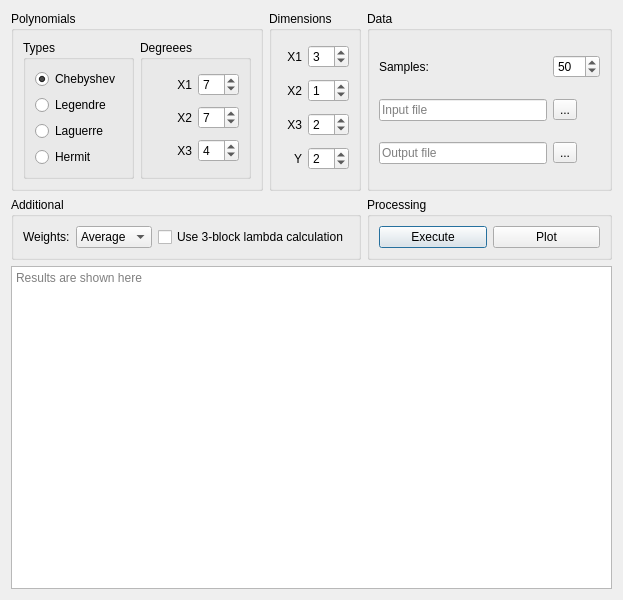
<?xml version="1.0" encoding="UTF-8"?>
<ui version="4.0">
 <class>Form</class>
 <widget class="QWidget" name="Form">
  <property name="geometry">
   <rect>
    <x>0</x>
    <y>0</y>
    <width>623</width>
    <height>600</height>
   </rect>
  </property>
  <property name="windowTitle">
   <string>Form1</string>
  </property>
  <layout class="QGridLayout" name="gridLayout_2">
   <item row="0" column="0">
    <widget class="QGroupBox" name="groupBox_5">
     <property name="title">
      <string>Polynomials</string>
     </property>
     <layout class="QHBoxLayout" name="horizontalLayout">
      <item>
       <widget class="QGroupBox" name="groupBox_3">
        <property name="title">
         <string>Types</string>
        </property>
        <layout class="QVBoxLayout" name="verticalLayout">
         <item>
          <widget class="QRadioButton" name="radio_cheb">
           <property name="text">
            <string>Chebyshev</string>
           </property>
           <property name="checked">
            <bool>true</bool>
           </property>
          </widget>
         </item>
         <item>
          <widget class="QRadioButton" name="radio_legend">
           <property name="text">
            <string>Legendre</string>
           </property>
          </widget>
         </item>
         <item>
          <widget class="QRadioButton" name="radio_lagg">
           <property name="text">
            <string>Laguerre</string>
           </property>
          </widget>
         </item>
         <item>
          <widget class="QRadioButton" name="radio_herm">
           <property name="text">
            <string>Hermit</string>
           </property>
          </widget>
         </item>
        </layout>
       </widget>
      </item>
      <item>
       <widget class="QGroupBox" name="groupBox_4">
        <property name="title">
         <string>Degreees</string>
        </property>
        <layout class="QGridLayout" name="gridLayout_4">
         <item row="0" column="0">
          <widget class="QLabel" name="label_6">
           <property name="text">
            <string>X1</string>
           </property>
           <property name="alignment">
            <set>Qt::AlignRight|Qt::AlignTrailing|Qt::AlignVCenter</set>
           </property>
          </widget>
         </item>
         <item row="0" column="1">
          <widget class="QSpinBox" name="x1_deg">
           <property name="value">
            <number>7</number>
           </property>
          </widget>
         </item>
         <item row="1" column="0">
          <widget class="QLabel" name="label_8">
           <property name="text">
            <string>X2</string>
           </property>
           <property name="alignment">
            <set>Qt::AlignRight|Qt::AlignTrailing|Qt::AlignVCenter</set>
           </property>
          </widget>
         </item>
         <item row="2" column="1">
          <widget class="QSpinBox" name="x3_deg">
           <property name="value">
            <number>4</number>
           </property>
          </widget>
         </item>
         <item row="1" column="1">
          <widget class="QSpinBox" name="x2_deg">
           <property name="value">
            <number>7</number>
           </property>
          </widget>
         </item>
         <item row="2" column="0">
          <widget class="QLabel" name="label_7">
           <property name="text">
            <string>X3</string>
           </property>
           <property name="alignment">
            <set>Qt::AlignRight|Qt::AlignTrailing|Qt::AlignVCenter</set>
           </property>
          </widget>
         </item>
        </layout>
       </widget>
      </item>
     </layout>
    </widget>
   </item>
   <item row="0" column="1">
    <widget class="QGroupBox" name="groupBox_2">
     <property name="sizePolicy">
      <sizepolicy hsizetype="Fixed" vsizetype="Preferred">
       <horstretch>0</horstretch>
       <verstretch>0</verstretch>
      </sizepolicy>
     </property>
     <property name="title">
      <string>Dimensions</string>
     </property>
     <layout class="QGridLayout" name="gridLayout_3">
      <item row="2" column="0">
       <widget class="QLabel" name="label_4">
        <property name="text">
         <string>X3</string>
        </property>
        <property name="alignment">
         <set>Qt::AlignRight|Qt::AlignTrailing|Qt::AlignVCenter</set>
        </property>
       </widget>
      </item>
      <item row="0" column="1">
       <widget class="QSpinBox" name="x1_dim">
        <property name="value">
         <number>3</number>
        </property>
       </widget>
      </item>
      <item row="0" column="0">
       <widget class="QLabel" name="label_2">
        <property name="text">
         <string>X1</string>
        </property>
        <property name="alignment">
         <set>Qt::AlignRight|Qt::AlignTrailing|Qt::AlignVCenter</set>
        </property>
       </widget>
      </item>
      <item row="3" column="1">
       <widget class="QSpinBox" name="y_dim">
        <property name="value">
         <number>2</number>
        </property>
       </widget>
      </item>
      <item row="1" column="0">
       <widget class="QLabel" name="label_3">
        <property name="text">
         <string>X2</string>
        </property>
        <property name="alignment">
         <set>Qt::AlignRight|Qt::AlignTrailing|Qt::AlignVCenter</set>
        </property>
       </widget>
      </item>
      <item row="3" column="0">
       <widget class="QLabel" name="label_5">
        <property name="text">
         <string>Y</string>
        </property>
        <property name="alignment">
         <set>Qt::AlignRight|Qt::AlignTrailing|Qt::AlignVCenter</set>
        </property>
       </widget>
      </item>
      <item row="1" column="1">
       <widget class="QSpinBox" name="x2_dim">
        <property name="value">
         <number>1</number>
        </property>
       </widget>
      </item>
      <item row="2" column="1">
       <widget class="QSpinBox" name="x3_dim">
        <property name="value">
         <number>2</number>
        </property>
       </widget>
      </item>
     </layout>
    </widget>
   </item>
   <item row="0" column="2">
    <widget class="QGroupBox" name="groupBox">
     <property name="title">
      <string>Data</string>
     </property>
     <layout class="QGridLayout" name="gridLayout_5">
      <item row="0" column="0">
       <widget class="QLabel" name="label">
        <property name="text">
         <string>Samples:</string>
        </property>
       </widget>
      </item>
      <item row="0" column="1">
       <widget class="QSpinBox" name="sample_spin">
        <property name="maximum">
         <number>999</number>
        </property>
        <property name="value">
         <number>50</number>
        </property>
       </widget>
      </item>
      <item row="1" column="0">
       <widget class="QLineEdit" name="line_input">
        <property name="placeholderText">
         <string>Input file</string>
        </property>
       </widget>
      </item>
      <item row="1" column="1">
       <widget class="QToolButton" name="select_input">
        <property name="text">
         <string>...</string>
        </property>
       </widget>
      </item>
      <item row="2" column="0">
       <widget class="QLineEdit" name="line_output">
        <property name="placeholderText">
         <string>Output file</string>
        </property>
       </widget>
      </item>
      <item row="2" column="1">
       <widget class="QToolButton" name="select_output">
        <property name="text">
         <string>...</string>
        </property>
       </widget>
      </item>
     </layout>
    </widget>
   </item>
   <item row="1" column="0" colspan="2">
    <widget class="QGroupBox" name="groupBox_7">
     <property name="title">
      <string>Additional</string>
     </property>
     <layout class="QHBoxLayout" name="horizontalLayout_3">
      <item>
       <widget class="QLabel" name="label_9">
        <property name="text">
         <string>Weights:</string>
        </property>
       </widget>
      </item>
      <item>
       <widget class="QComboBox" name="weights_box">
        <item>
         <property name="text">
          <string>Average</string>
         </property>
        </item>
        <item>
         <property name="text">
          <string>Scaled</string>
         </property>
        </item>
       </widget>
      </item>
      <item>
       <widget class="QCheckBox" name="lambda_check">
        <property name="text">
         <string>Use 3-block lambda calculation</string>
        </property>
       </widget>
      </item>
     </layout>
    </widget>
   </item>
   <item row="1" column="2">
    <widget class="QGroupBox" name="groupBox_6">
     <property name="title">
      <string>Processing</string>
     </property>
     <layout class="QHBoxLayout" name="horizontalLayout_2">
      <item>
       <widget class="QPushButton" name="exec_button">
        <property name="text">
         <string>Execute</string>
        </property>
        <property name="default">
         <bool>true</bool>
        </property>
        <property name="flat">
         <bool>false</bool>
        </property>
       </widget>
      </item>
      <item>
       <widget class="QPushButton" name="plot_button">
        <property name="text">
         <string>Plot</string>
        </property>
       </widget>
      </item>
     </layout>
    </widget>
   </item>
   <item row="2" column="0" colspan="3">
    <widget class="QTextBrowser" name="results_field">
     <property name="readOnly">
      <bool>true</bool>
     </property>
     <property name="html">
      <string>&lt;!DOCTYPE HTML PUBLIC &quot;-//W3C//DTD HTML 4.0//EN&quot; &quot;http://www.w3.org/TR/REC-html40/strict.dtd&quot;&gt;
&lt;html&gt;&lt;head&gt;&lt;meta name=&quot;qrichtext&quot; content=&quot;1&quot; /&gt;&lt;style type=&quot;text/css&quot;&gt;
p, li { white-space: pre-wrap; }
&lt;/style&gt;&lt;/head&gt;&lt;body style=&quot; font-family:'.SF NS Text'; font-size:13pt; font-weight:400; font-style:normal;&quot;&gt;
&lt;p style=&quot;-qt-paragraph-type:empty; margin-top:0px; margin-bottom:0px; margin-left:0px; margin-right:0px; -qt-block-indent:0; text-indent:0px; font-family:'.Menio Regular'; font-size:10pt;&quot;&gt;&lt;br /&gt;&lt;/p&gt;&lt;/body&gt;&lt;/html&gt;</string>
     </property>
     <property name="placeholderText">
      <string>Results are shown here</string>
     </property>
    </widget>
   </item>
  </layout>
 </widget>
 <tabstops>
  <tabstop>radio_cheb</tabstop>
  <tabstop>radio_legend</tabstop>
  <tabstop>radio_lagg</tabstop>
  <tabstop>radio_herm</tabstop>
  <tabstop>x1_deg</tabstop>
  <tabstop>x2_deg</tabstop>
  <tabstop>x3_deg</tabstop>
  <tabstop>x1_dim</tabstop>
  <tabstop>x2_dim</tabstop>
  <tabstop>x3_dim</tabstop>
  <tabstop>y_dim</tabstop>
  <tabstop>sample_spin</tabstop>
  <tabstop>line_input</tabstop>
  <tabstop>select_input</tabstop>
  <tabstop>line_output</tabstop>
  <tabstop>select_output</tabstop>
  <tabstop>exec_button</tabstop>
  <tabstop>plot_button</tabstop>
  <tabstop>results_field</tabstop>
 </tabstops>
 <resources/>
 <connections>
  <connection>
   <sender>exec_button</sender>
   <signal>clicked()</signal>
   <receiver>Form</receiver>
   <slot>exec_clicked()</slot>
   <hints>
    <hint type="sourcelabel">
     <x>379</x>
     <y>219</y>
    </hint>
    <hint type="destinationlabel">
     <x>309</x>
     <y>199</y>
    </hint>
   </hints>
  </connection>
  <connection>
   <sender>plot_button</sender>
   <signal>clicked()</signal>
   <receiver>Form</receiver>
   <slot>plot_clicked()</slot>
   <hints>
    <hint type="sourcelabel">
     <x>526</x>
     <y>219</y>
    </hint>
    <hint type="destinationlabel">
     <x>309</x>
     <y>199</y>
    </hint>
   </hints>
  </connection>
  <connection>
   <sender>sample_spin</sender>
   <signal>valueChanged(int)</signal>
   <receiver>Form</receiver>
   <slot>samples_modified(int)</slot>
   <hints>
    <hint type="sourcelabel">
     <x>568</x>
     <y>53</y>
    </hint>
    <hint type="destinationlabel">
     <x>309</x>
     <y>199</y>
    </hint>
   </hints>
  </connection>
  <connection>
   <sender>select_input</sender>
   <signal>clicked()</signal>
   <receiver>Form</receiver>
   <slot>input_clicked()</slot>
   <hints>
    <hint type="sourcelabel">
     <x>557</x>
     <y>95</y>
    </hint>
    <hint type="destinationlabel">
     <x>309</x>
     <y>199</y>
    </hint>
   </hints>
  </connection>
  <connection>
   <sender>select_output</sender>
   <signal>clicked()</signal>
   <receiver>Form</receiver>
   <slot>output_clicked()</slot>
   <hints>
    <hint type="sourcelabel">
     <x>557</x>
     <y>136</y>
    </hint>
    <hint type="destinationlabel">
     <x>309</x>
     <y>199</y>
    </hint>
   </hints>
  </connection>
  <connection>
   <sender>x1_dim</sender>
   <signal>valueChanged(int)</signal>
   <receiver>Form</receiver>
   <slot>dimension_modified(int)</slot>
   <hints>
    <hint type="sourcelabel">
     <x>361</x>
     <y>44</y>
    </hint>
    <hint type="destinationlabel">
     <x>309</x>
     <y>199</y>
    </hint>
   </hints>
  </connection>
  <connection>
   <sender>x2_dim</sender>
   <signal>valueChanged(int)</signal>
   <receiver>Form</receiver>
   <slot>dimension_modified(int)</slot>
   <hints>
    <hint type="sourcelabel">
     <x>361</x>
     <y>78</y>
    </hint>
    <hint type="destinationlabel">
     <x>309</x>
     <y>199</y>
    </hint>
   </hints>
  </connection>
  <connection>
   <sender>x3_dim</sender>
   <signal>valueChanged(int)</signal>
   <receiver>Form</receiver>
   <slot>dimension_modified(int)</slot>
   <hints>
    <hint type="sourcelabel">
     <x>361</x>
     <y>112</y>
    </hint>
    <hint type="destinationlabel">
     <x>309</x>
     <y>199</y>
    </hint>
   </hints>
  </connection>
  <connection>
   <sender>x1_deg</sender>
   <signal>valueChanged(int)</signal>
   <receiver>Form</receiver>
   <slot>degree_modified(int)</slot>
   <hints>
    <hint type="sourcelabel">
     <x>227</x>
     <y>81</y>
    </hint>
    <hint type="destinationlabel">
     <x>309</x>
     <y>199</y>
    </hint>
   </hints>
  </connection>
  <connection>
   <sender>x2_deg</sender>
   <signal>valueChanged(int)</signal>
   <receiver>Form</receiver>
   <slot>degree_modified(int)</slot>
   <hints>
    <hint type="sourcelabel">
     <x>227</x>
     <y>131</y>
    </hint>
    <hint type="destinationlabel">
     <x>309</x>
     <y>199</y>
    </hint>
   </hints>
  </connection>
  <connection>
   <sender>x2_dim</sender>
   <signal>valueChanged(int)</signal>
   <receiver>Form</receiver>
   <slot>degree_modified(int)</slot>
   <hints>
    <hint type="sourcelabel">
     <x>361</x>
     <y>78</y>
    </hint>
    <hint type="destinationlabel">
     <x>309</x>
     <y>199</y>
    </hint>
   </hints>
  </connection>
  <connection>
   <sender>radio_cheb</sender>
   <signal>toggled(bool)</signal>
   <receiver>Form</receiver>
   <slot>type_modified(bool)</slot>
   <hints>
    <hint type="sourcelabel">
     <x>86</x>
     <y>78</y>
    </hint>
    <hint type="destinationlabel">
     <x>309</x>
     <y>199</y>
    </hint>
   </hints>
  </connection>
  <connection>
   <sender>radio_herm</sender>
   <signal>toggled(bool)</signal>
   <receiver>Form</receiver>
   <slot>type_modified(bool)</slot>
   <hints>
    <hint type="sourcelabel">
     <x>86</x>
     <y>186</y>
    </hint>
    <hint type="destinationlabel">
     <x>309</x>
     <y>199</y>
    </hint>
   </hints>
  </connection>
  <connection>
   <sender>radio_lagg</sender>
   <signal>toggled(bool)</signal>
   <receiver>Form</receiver>
   <slot>type_modified(bool)</slot>
   <hints>
    <hint type="sourcelabel">
     <x>86</x>
     <y>150</y>
    </hint>
    <hint type="destinationlabel">
     <x>309</x>
     <y>199</y>
    </hint>
   </hints>
  </connection>
  <connection>
   <sender>radio_legend</sender>
   <signal>toggled(bool)</signal>
   <receiver>Form</receiver>
   <slot>type_modified(bool)</slot>
   <hints>
    <hint type="sourcelabel">
     <x>86</x>
     <y>114</y>
    </hint>
    <hint type="destinationlabel">
     <x>309</x>
     <y>199</y>
    </hint>
   </hints>
  </connection>
  <connection>
   <sender>Form</sender>
   <signal>output_changed(QString)</signal>
   <receiver>line_output</receiver>
   <slot>setText(QString)</slot>
   <hints>
    <hint type="sourcelabel">
     <x>309</x>
     <y>199</y>
    </hint>
    <hint type="destinationlabel">
     <x>483</x>
     <y>136</y>
    </hint>
   </hints>
  </connection>
  <connection>
   <sender>Form</sender>
   <signal>input_changed(QString)</signal>
   <receiver>line_input</receiver>
   <slot>setText(QString)</slot>
   <hints>
    <hint type="sourcelabel">
     <x>309</x>
     <y>199</y>
    </hint>
    <hint type="destinationlabel">
     <x>483</x>
     <y>95</y>
    </hint>
   </hints>
  </connection>
  <connection>
   <sender>line_input</sender>
   <signal>textChanged(QString)</signal>
   <receiver>Form</receiver>
   <slot>input_modified(QString)</slot>
   <hints>
    <hint type="sourcelabel">
     <x>483</x>
     <y>95</y>
    </hint>
    <hint type="destinationlabel">
     <x>309</x>
     <y>199</y>
    </hint>
   </hints>
  </connection>
  <connection>
   <sender>line_output</sender>
   <signal>textChanged(QString)</signal>
   <receiver>Form</receiver>
   <slot>output_modified(QString)</slot>
   <hints>
    <hint type="sourcelabel">
     <x>483</x>
     <y>136</y>
    </hint>
    <hint type="destinationlabel">
     <x>309</x>
     <y>199</y>
    </hint>
   </hints>
  </connection>
  <connection>
   <sender>lambda_check</sender>
   <signal>toggled(bool)</signal>
   <receiver>Form</receiver>
   <slot>lambda_calc_method_changed(bool)</slot>
   <hints>
    <hint type="sourcelabel">
     <x>301</x>
     <y>219</y>
    </hint>
    <hint type="destinationlabel">
     <x>309</x>
     <y>199</y>
    </hint>
   </hints>
  </connection>
  <connection>
   <sender>weights_box</sender>
   <signal>currentIndexChanged(QString)</signal>
   <receiver>Form</receiver>
   <slot>weights_modified(QString)</slot>
   <hints>
    <hint type="sourcelabel">
     <x>136</x>
     <y>220</y>
    </hint>
    <hint type="destinationlabel">
     <x>309</x>
     <y>199</y>
    </hint>
   </hints>
  </connection>
  <connection>
   <sender>y_dim</sender>
   <signal>valueChanged(int)</signal>
   <receiver>Form</receiver>
   <slot>dimension_modified(int)</slot>
   <hints>
    <hint type="sourcelabel">
     <x>378</x>
     <y>146</y>
    </hint>
    <hint type="destinationlabel">
     <x>311</x>
     <y>299</y>
    </hint>
   </hints>
  </connection>
 </connections>
 <slots>
  <signal>input_changed(QString)</signal>
  <signal>output_changed(QString)</signal>
  <signal>x1_dim_changed(int)</signal>
  <signal>x2_dim_changed(int)</signal>
  <signal>x3_dim_changed(int)</signal>
  <signal>x1_deg_changed(int)</signal>
  <signal>x2_deg_changed(int)</signal>
  <signal>x3_deg_changed(int)</signal>
  <signal>type_cheb()</signal>
  <signal>type_lege()</signal>
  <signal>type_lagg()</signal>
  <signal>type_herm()</signal>
  <slot>input_clicked()</slot>
  <slot>output_clicked()</slot>
  <slot>samples_modified(int)</slot>
  <slot>dimension_modified(int)</slot>
  <slot>degree_modified(int)</slot>
  <slot>type_modified(bool)</slot>
  <slot>plot_clicked()</slot>
  <slot>exec_clicked()</slot>
  <slot>input_modified(QString)</slot>
  <slot>output_modified(QString)</slot>
  <slot>weights_modified(QString)</slot>
  <slot>lambda_calc_method_changed(bool)</slot>
 </slots>
</ui>
